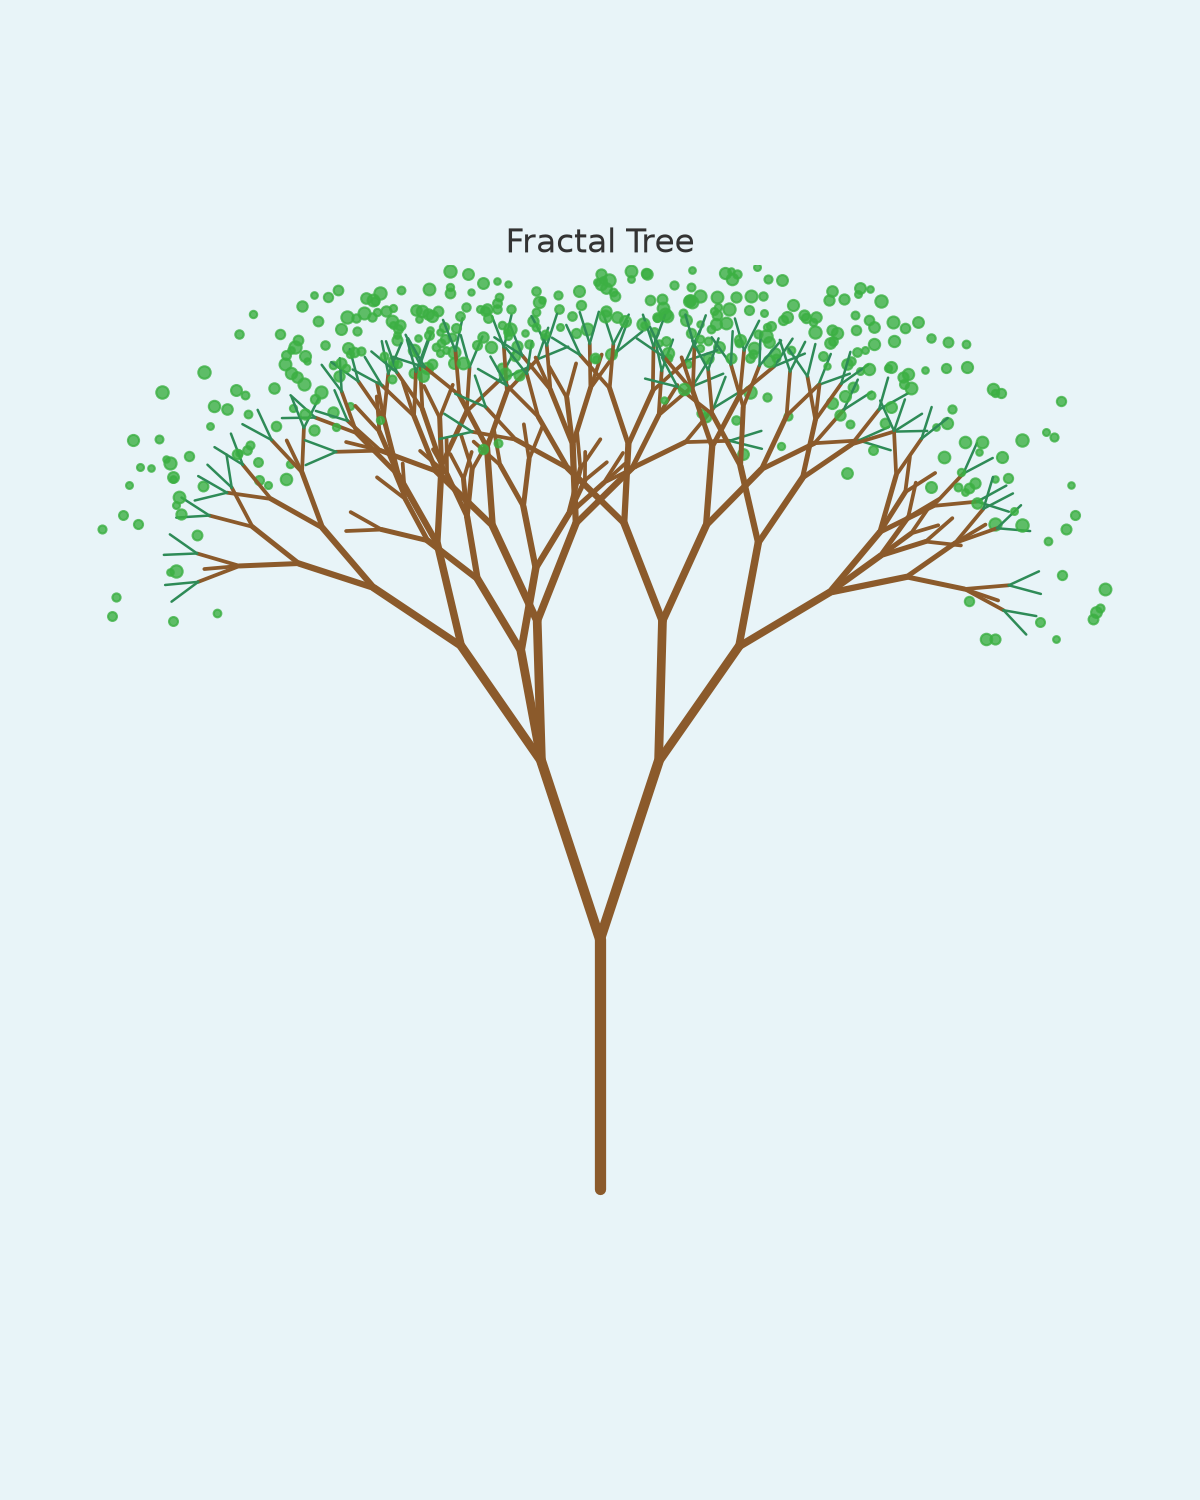

The script that saved this image:
import matplotlib.pyplot as plt
import random

def draw_branch(ax, x, y, angle, length, depth):
    if depth == 0 or length < 2:
        return

    x2 = x + length * 0.6 * __import__("math").cos(__import__("math").radians(angle))
    y2 = y + length * 0.6 * __import__("math").sin(__import__("math").radians(angle))

    width = max(0.5, depth * 0.6)
    color = "#8B5A2B" if depth > 2 else "#2E8B57"
    ax.plot([x, x2], [y, y2], color=color, linewidth=width, solid_capstyle="round")

    if depth <= 2:
        for _ in range(3):
            leaf_x = x2 + random.uniform(-3, 3)
            leaf_y = y2 + random.uniform(-1, 3)
            ax.plot(leaf_x, leaf_y, "o", color="#3CB043", markersize=random.uniform(3, 6), alpha=0.8)

    new_length = length * 0.75
    angle_variation = random.uniform(15, 25)

    draw_branch(ax, x2, y2, angle + angle_variation, new_length, depth - 1)
    draw_branch(ax, x2, y2, angle - angle_variation, new_length, depth - 1)

    if random.random() < 0.3:
        draw_branch(ax, x2, y2, angle + random.uniform(-8, 8), new_length * 0.8, depth - 1)


def main():
    random.seed(7)
    fig, ax = plt.subplots(figsize=(8, 10))

    draw_branch(ax, x=0, y=0, angle=90, length=18, depth=9)

    ax.set_xlim(-25, 25)
    ax.set_ylim(-2, 40)
    ax.set_aspect("equal")
    ax.axis("off")
    ax.set_facecolor("#E8F4F8")
    fig.patch.set_facecolor("#E8F4F8")
    ax.set_title("Fractal Tree", fontsize=16, color="#333333")

    plt.tight_layout()
    plt.savefig("tree.png", dpi=150, facecolor=fig.get_facecolor())
    plt.show()


if __name__ == "__main__":
    main()
